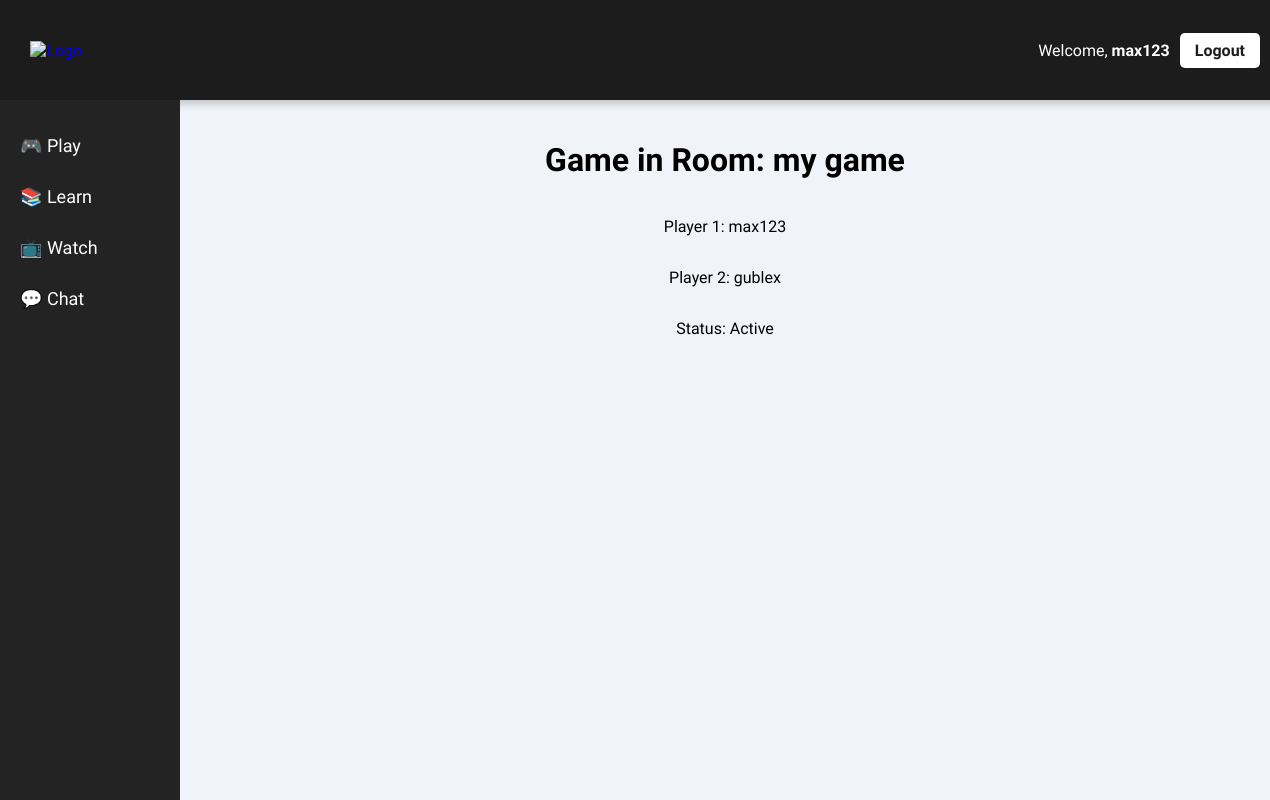
Screenshot of /game/7/ (signed in) with the database file from the repository.
### baseapp/models.py (models this page shows, shortened)
class Game(models.Model):
    room = models.OneToOneField(Room, on_delete=models.CASCADE, related_name='game')
    player1 = models.ForeignKey(User, on_delete=models.CASCADE, related_name='games_as_player1')
    player2 = models.ForeignKey(User, on_delete=models.CASCADE, related_name='games_as_player2', null=True, blank=True)
    started_at = models.DateTimeField(auto_now_add=True)
    finished_at = models.DateTimeField(null=True, blank=True)
    winner = models.ForeignKey(User, on_delete=models.SET_NULL, null=True, blank=True, related_name='won_games')
    is_active = models.BooleanField(default=True)

class Room(models.Model):
    name = models.CharField(max_length=255, unique=True)
    creator = models.ForeignKey(User, on_delete=models.CASCADE, related_name='created_rooms')
    created_at = models.DateTimeField(auto_now_add=True)
    is_active = models.BooleanField(default=False)
    players = models.ManyToManyField(User, related_name='rooms', blank=True)
    class Meta:
        ordering = ['-created_at']

### baseapp/views.py (the view)
# urls.py: path('game/<str:pk>/', views.gamePage, name="game"),
def gamePage(request,pk):
    game = Game.objects.get(id=pk)
    context = {'game': game}
    return render(request, 'baseapp/game_page.html', context)

### baseapp/templates/baseapp/game_page.html
{% extends 'main.html' %}
{% block content %}
{% if request.user == game.player1 or request.user == game.player2 %}
<h1>Game in Room: {{ game.room.name }}</h1>
<p>Player 1: {{ game.player1.username }}</p>
<p>Player 2: {{ game.player2.username }}</p>
<p>Status: {% if game.is_active %}Active{% else %}Finished{% endif %}</p>
{% endif %}
{% endblock %}

### templates/main.html (shortened to what this page needs)
{% load static %}
<!DOCTYPE html>
<html lang="en">
<head>
</head>
<body>
    <div class="header-container">
        <div class="header-logo">
            <a href="{% url 'home' %}">
                <img src="{% static 'images/img1.png' %}" alt="Logo">
            </a>
        </div>
        <div class="user-container">
            {% if request.user.is_authenticated %}
            <p>Welcome, <strong>{{ request.user.username }}</strong></p>
            <p><a href="{% url 'logout' %}">Logout</a></p>
            {% else %}
            <p><a href="{% url 'login' %}">Login</a></p>
            {% endif %}
        </div>
    </div>
    <div class="main-content-container">
        <div class="navbar">
            <a href="{% url 'rooms' %}">🎮 Play</a>
            <a href="#">📚 Learn</a>
            <a href="#">📺 Watch</a>
            <a href="#">💬 Chat</a>
        </div>
        <div class="main-content">
            {% block content %}
            {% endblock %}
        </div>
    </div>
</body>
</html>

### templates/main.html (style rules this page uses)
body { font-family: 'Titillium Web', sans-serif; background-color: #f0f4f8; margin: 0; padding: 0; display: flex; flex-direction: column; height: 100vh; width: 100%; overflow-x: hidden; }
.header-container { display: flex; align-items: center; justify-content: space-between; background-color: #1c1c1c; color: white; padding: 15px 30px; box-shadow: 0 4px 8px rgba(0, 0, 0, 0.2); width: 100%; height: 70px; }
.header-logo img { height: 50px; transition: transform 0.3s ease-in-out; }
.user-container { display: flex; align-items: center; gap: 10px; flex-wrap: wrap; margin-right: 40px; }
.user-container p { margin: 0; color: white; font-weight: 500; }
.user-container a { background: white; color: #1c1c1c; padding: 8px 15px; border-radius: 5px; text-decoration: none; font-weight: 600; transition: 0.3s ease-in-out; white-space: nowrap; }
.main-content-container { display: flex; flex: 1; overflow: hidden; }
.navbar { width: 180px; background-color: #232323; display: flex; flex-direction: column; padding-top: 20px; height: 100%; }
.navbar a { text-decoration: none; color: white; font-size: 18px; font-weight: 500; padding: 15px 20px; transition: all 0.3s ease; display: flex; align-items: center; }
.main-content { flex-grow: 1; display: flex; flex-direction: column; align-items: center; padding: 20px; overflow-y: auto; }

### rows the page displays
Game: room.name "my game", player1.username "max123", player2.username "gublex"

### other values shown
{{ request.user.username }} "max123"
